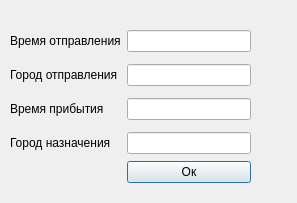
<?xml version="1.0" encoding="UTF-8"?>
<ui version="4.0">
 <class>GetInfoWindow</class>
 <widget class="QDialog" name="GetInfoWindow">
  <property name="geometry">
   <rect>
    <x>0</x>
    <y>0</y>
    <width>297</width>
    <height>203</height>
   </rect>
  </property>
  <property name="windowTitle">
   <string>Dialog</string>
  </property>
  <widget class="QWidget" name="">
   <property name="geometry">
    <rect>
     <x>10</x>
     <y>30</y>
     <width>241</width>
     <height>153</height>
    </rect>
   </property>
   <layout class="QGridLayout" name="gridLayout">
    <item row="4" column="1">
     <widget class="QLineEdit" name="lineEdit_3"/>
    </item>
    <item row="3" column="0">
     <widget class="Line" name="line_2">
      <property name="orientation">
       <enum>Qt::Vertical</enum>
      </property>
     </widget>
    </item>
    <item row="5" column="0">
     <widget class="Line" name="line_3">
      <property name="orientation">
       <enum>Qt::Vertical</enum>
      </property>
     </widget>
    </item>
    <item row="2" column="1">
     <widget class="QLineEdit" name="lineEdit_2"/>
    </item>
    <item row="2" column="0">
     <widget class="QLabel" name="label_2">
      <property name="text">
       <string>Город отправления</string>
      </property>
     </widget>
    </item>
    <item row="6" column="1">
     <widget class="QLineEdit" name="lineEdit_4"/>
    </item>
    <item row="1" column="0">
     <widget class="Line" name="line">
      <property name="orientation">
       <enum>Qt::Vertical</enum>
      </property>
     </widget>
    </item>
    <item row="4" column="0">
     <widget class="QLabel" name="label_3">
      <property name="text">
       <string>Время прибытия</string>
      </property>
     </widget>
    </item>
    <item row="0" column="0">
     <widget class="QLabel" name="label">
      <property name="text">
       <string>Время отправления</string>
      </property>
     </widget>
    </item>
    <item row="8" column="1">
     <widget class="QPushButton" name="pushButton">
      <property name="text">
       <string>Ок</string>
      </property>
     </widget>
    </item>
    <item row="0" column="1">
     <widget class="QLineEdit" name="lineEdit"/>
    </item>
    <item row="6" column="0">
     <widget class="QLabel" name="label_4">
      <property name="text">
       <string>Город назначения</string>
      </property>
     </widget>
    </item>
    <item row="7" column="0">
     <spacer name="verticalSpacer">
      <property name="orientation">
       <enum>Qt::Vertical</enum>
      </property>
      <property name="sizeHint" stdset="0">
       <size>
        <width>20</width>
        <height>28</height>
       </size>
      </property>
     </spacer>
    </item>
   </layout>
  </widget>
 </widget>
 <resources/>
 <connections/>
</ui>
